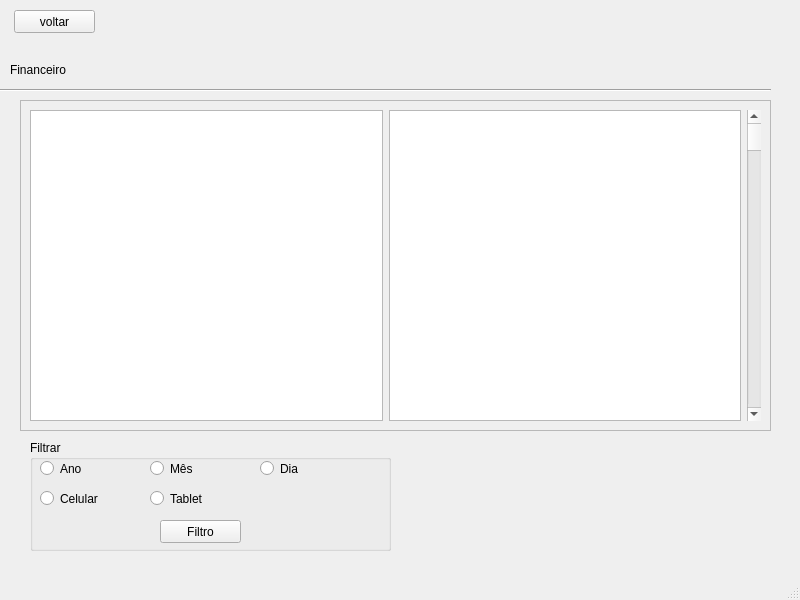
<?xml version="1.0" encoding="UTF-8"?>
<ui version="4.0">
 <class>MainWindow</class>
 <widget class="QMainWindow" name="MainWindow">
  <property name="geometry">
   <rect>
    <x>0</x>
    <y>0</y>
    <width>800</width>
    <height>600</height>
   </rect>
  </property>
  <property name="windowTitle">
   <string>MainWindow</string>
  </property>
  <widget class="QWidget" name="centralwidget">
   <widget class="Line" name="line">
    <property name="geometry">
     <rect>
      <x>0</x>
      <y>80</y>
      <width>771</width>
      <height>20</height>
     </rect>
    </property>
    <property name="orientation">
     <enum>Qt::Horizontal</enum>
    </property>
   </widget>
   <widget class="QLabel" name="label">
    <property name="geometry">
     <rect>
      <x>10</x>
      <y>60</y>
      <width>121</width>
      <height>20</height>
     </rect>
    </property>
    <property name="styleSheet">
     <string notr="true">font: 14pt &quot;Arial&quot;;</string>
    </property>
    <property name="text">
     <string>Financeiro</string>
    </property>
   </widget>
   <widget class="QFrame" name="frame">
    <property name="geometry">
     <rect>
      <x>20</x>
      <y>100</y>
      <width>751</width>
      <height>331</height>
     </rect>
    </property>
    <property name="frameShape">
     <enum>QFrame::StyledPanel</enum>
    </property>
    <property name="frameShadow">
     <enum>QFrame::Raised</enum>
    </property>
    <layout class="QHBoxLayout" name="horizontalLayout">
     <item>
      <widget class="QTableWidget" name="tableWidget_2"/>
     </item>
     <item>
      <widget class="QTableWidget" name="tableWidget"/>
     </item>
     <item>
      <widget class="QScrollBar" name="verticalScrollBar">
       <property name="orientation">
        <enum>Qt::Vertical</enum>
       </property>
      </widget>
     </item>
    </layout>
   </widget>
   <widget class="QLabel" name="label_2">
    <property name="geometry">
     <rect>
      <x>620</x>
      <y>460</y>
      <width>171</width>
      <height>91</height>
     </rect>
    </property>
    <property name="text">
     <string/>
    </property>
    <property name="pixmap">
     <pixmap>../Imagens/Logo CELULAR CITY.png</pixmap>
    </property>
    <property name="scaledContents">
     <bool>true</bool>
    </property>
   </widget>
   <widget class="QPushButton" name="pushButton">
    <property name="geometry">
     <rect>
      <x>14</x>
      <y>10</y>
      <width>81</width>
      <height>23</height>
     </rect>
    </property>
    <property name="styleSheet">
     <string notr="true">font: 12pt &quot;Arial&quot;;</string>
    </property>
    <property name="text">
     <string>voltar</string>
    </property>
   </widget>
   <widget class="QGroupBox" name="groupBox">
    <property name="geometry">
     <rect>
      <x>30</x>
      <y>440</y>
      <width>361</width>
      <height>111</height>
     </rect>
    </property>
    <property name="title">
     <string>Filtrar</string>
    </property>
    <widget class="QPushButton" name="pushButton_2">
     <property name="geometry">
      <rect>
       <x>130</x>
       <y>80</y>
       <width>81</width>
       <height>23</height>
      </rect>
     </property>
     <property name="styleSheet">
      <string notr="true">font: 12pt &quot;Arial&quot;;</string>
     </property>
     <property name="text">
      <string>Filtro</string>
     </property>
    </widget>
    <widget class="QRadioButton" name="radioButton">
     <property name="geometry">
      <rect>
       <x>10</x>
       <y>20</y>
       <width>82</width>
       <height>17</height>
      </rect>
     </property>
     <property name="styleSheet">
      <string notr="true">font: 12pt &quot;Arial&quot;;</string>
     </property>
     <property name="text">
      <string>Ano</string>
     </property>
    </widget>
    <widget class="QRadioButton" name="radioButton_2">
     <property name="geometry">
      <rect>
       <x>120</x>
       <y>20</y>
       <width>82</width>
       <height>17</height>
      </rect>
     </property>
     <property name="styleSheet">
      <string notr="true">font: 12pt &quot;Arial&quot;;</string>
     </property>
     <property name="text">
      <string>Mês</string>
     </property>
    </widget>
    <widget class="QRadioButton" name="radioButton_3">
     <property name="geometry">
      <rect>
       <x>230</x>
       <y>20</y>
       <width>82</width>
       <height>17</height>
      </rect>
     </property>
     <property name="styleSheet">
      <string notr="true">font: 12pt &quot;Arial&quot;;</string>
     </property>
     <property name="text">
      <string>Dia</string>
     </property>
    </widget>
    <widget class="QRadioButton" name="radioButton_4">
     <property name="geometry">
      <rect>
       <x>10</x>
       <y>50</y>
       <width>82</width>
       <height>17</height>
      </rect>
     </property>
     <property name="styleSheet">
      <string notr="true">font: 12pt &quot;Arial&quot;;</string>
     </property>
     <property name="text">
      <string>Celular</string>
     </property>
    </widget>
    <widget class="QRadioButton" name="radioButton_5">
     <property name="geometry">
      <rect>
       <x>120</x>
       <y>50</y>
       <width>82</width>
       <height>17</height>
      </rect>
     </property>
     <property name="styleSheet">
      <string notr="true">font: 12pt &quot;Arial&quot;;</string>
     </property>
     <property name="text">
      <string>Tablet</string>
     </property>
    </widget>
   </widget>
  </widget>
  <widget class="QMenuBar" name="menubar">
   <property name="geometry">
    <rect>
     <x>0</x>
     <y>0</y>
     <width>800</width>
     <height>21</height>
    </rect>
   </property>
  </widget>
  <widget class="QStatusBar" name="statusbar"/>
 </widget>
 <resources/>
 <connections/>
</ui>
